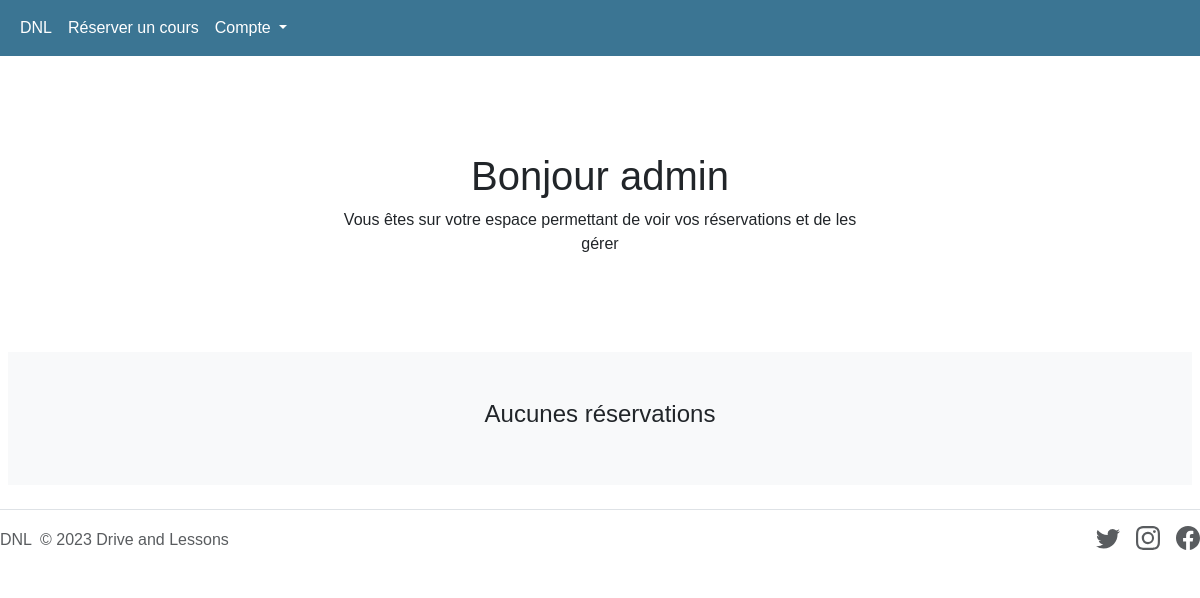
Before: /Reservations (signed in) with the older database file.
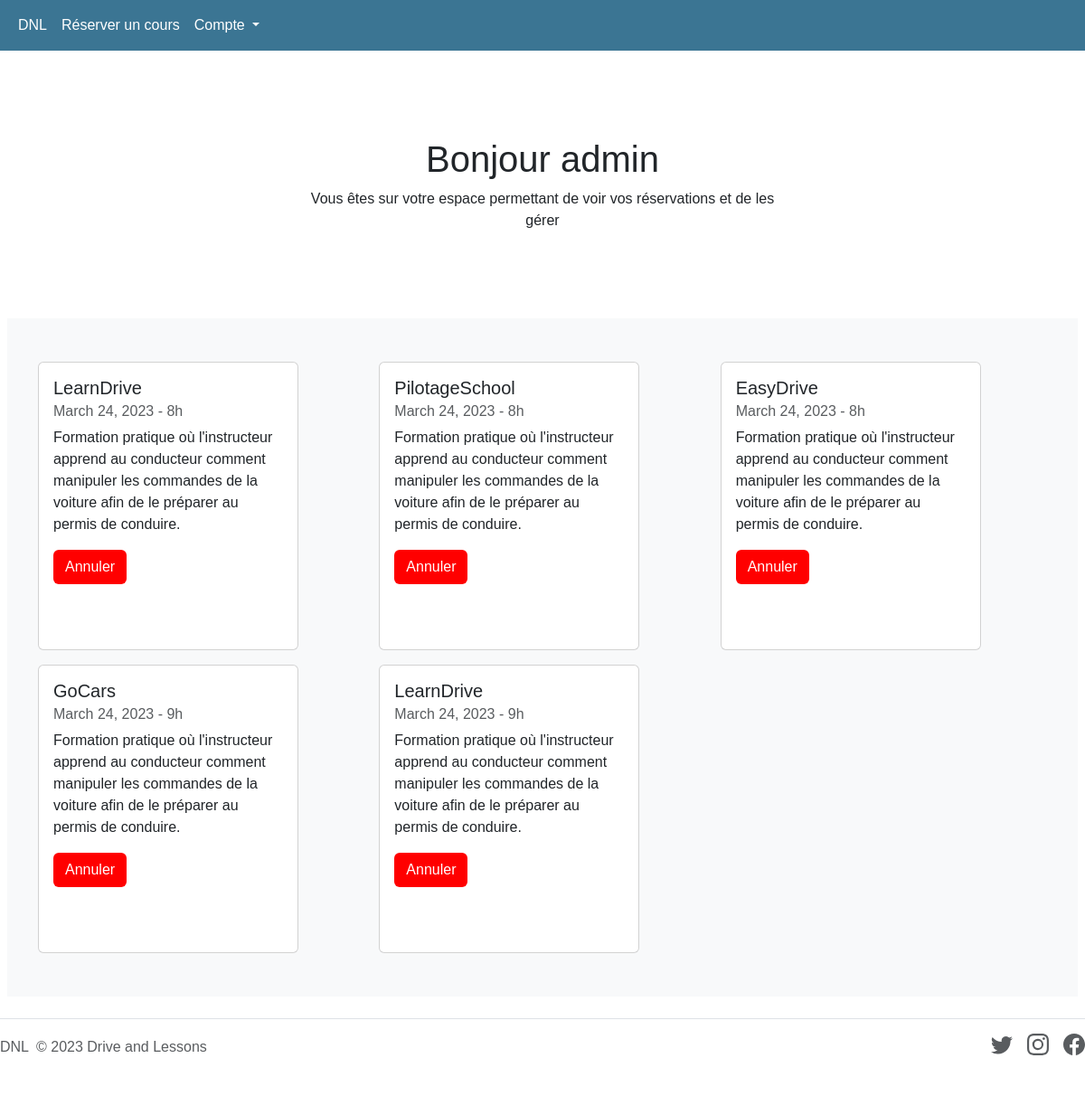
After: the same page with the newer database file.
### pilotageSchool/models.py (models this page shows, shortened)
class Reservation(models.Model):
    TIME_CHOICES = (
        ("8h", "8h-9h"),
        ("9h", "9h-10h"),
        ("10h", "10h-11h"),
        ("11h", "11h-12h"),
        ("14h", "14h-15h"),
        ("15h", "15h-16h"),
        ("16h", "16h-17h"),
        ("17h", "17h-18h"),
    )
    user = models.ForeignKey(settings.AUTH_USER_MODEL, on_delete=models.CASCADE)
    school = models.ForeignKey(School, on_delete=models.CASCADE)
    date = models.DateField(default=datetime.now, blank=True)
    time = models.CharField(max_length=50, choices=TIME_CHOICES)

class School(models.Model):
    id = models.AutoField(primary_key=True)
    name = models.CharField(max_length=200)
    address = models.CharField(max_length=200)
    phone = models.CharField(max_length=10)

### pilotageSchool/views.py (the view)
# urls.py: path('Reservations', views.reservations_pages, name='Reservations'),
def reservations_pages(request):
    reservations = Reservation.objects.filter(user=request.user)
    if request.method == 'POST':
        booking = Reservation.objects.filter(id=request.POST.get("id"))
        booking.delete()
        messages.success(request, "Votre annulation a été prise en compte!")
        return redirect("Reservations")
    else:
        return render(request, 'templates/reservations.html', {'reservations': reservations})

### pilotageSchool/templates/reservations.html (shortened to what this page needs)
<!doctype html>
<html lang="en">
<head>
    <link href="https://cdn.jsdelivr.net/npm/bootstrap@5.3.0-alpha1/dist/css/bootstrap.min.css" rel="stylesheet">
    <link rel="stylesheet" href="https://cdnjs.cloudflare.com/ajax/libs/font-awesome/4.7.0/css/font-awesome.min.css">
</head>
<body>
    {% include 'navbar.html' %}
    {% if user.is_authenticated %}
    {% if user.groups.all %}
    {% for group in user.groups.all %}
    {% if group.name == 'schools' %}
    <main>
      <section class="py-5 text-center container">
        <div class="row py-lg-5">
          <div class="col-lg-6 col-md-8 mx-auto">
            <h1 class="fw-light">Bonjour {{ user.username }}</h1>
              <p class="card-text">Vous êtes sur votre espace permettant de voir les réservations des clients.</p>
          </div>
        </div>
      </section>
      <div class="album py-5 bg-light">
        <div class="container">
          <div class="row row-cols-1 row-cols-sm-2 row-cols-md-3 g-3">
                {% for reservation in reservations %}
                  {% if reservation.school.name == user.username %}
                        <div class="col">
                            <div class="card" style="width: 18rem;">
                              <div class="card-body">
                                <h5 class="card-title">{{ reservation.user }}</h5>
                                <h6 class="card-subtitle mb-2 text-muted">{{ reservation.date }} - {{ reservation.time }}</h6>
                                <p class="card-text">Formation pratique où l'instructeur apprend au conducteur comment manipuler les commandes de la voiture afin de le préparer au permis de conduire.</p>
                              </div>
                            </div>
                        </div>
                    {% endif %}
                {% endfor %}
          </div>
        </div>
      </div>
    </main>
    {% endif %}
    {% endfor %}
    {% else %}
    <main>
      <section class="py-5 text-center container">
        <div class="row py-lg-5">
          <div class="col-lg-6 col-md-8 mx-auto">
            <h1 class="fw-light">Bonjour {{ user.username }}</h1>
              <p class="card-text">Vous êtes sur votre espace permettant de voir vos réservations et de les gérer</p>
          </div>
        </div>
      </section>
        <form method="post"  class="me-2 ms-2" required>
              <div class="album py-5 bg-light">
                <div class="container">
                  <div class="row row-cols-1 row-cols-sm-2 row-cols-md-3 g-3">
                      {% if reservations%}
                        {% for reservation in reservations %}
                                <div class="col">
                                    <div class="card" style="width: 18rem;">
                                      <div class="card-body">
                                        <h5 class="card-title">{{ reservation.school.name }}</h5>
                                        <h6 class="card-subtitle mb-2 text-muted">{{ reservation.date }} - {{ reservation.time }}</h6>
                                        <p class="card-text">Formation pratique où l'instructeur apprend au conducteur comment manipuler les commandes de la voiture afin de le préparer au permis de conduire.</p>
                                          <button type="submit" class="btn text-white" style="background-color: red;">Annuler</button>
                                      </div>
                                    </div>
                                </div>
                        {% endfor %}
                        {% else %}
                            <div class="col-lg-6 col-md-8 mx-auto text-center">
                                  <h4>Aucunes réservations</h4>
                              </div>
                        {% endif %}
                  </div>
                </div>
              </div>
        </form>
    </main>
    {% endif %}
    {% endif %}
    {% include 'footer.html' %}
</body>
</html>

### pilotageSchool/templates/navbar.html (shortened to what this page needs)
<header>
  <nav class="navbar navbar-dark navbar-expand-lg">
    <div class="container-fluid">
      <div class="collapse navbar-collapse" id="navbarText">
        <ul class="navbar-nav me-auto mb-2 mb-lg-0">
          <li class="nav-item">
            <a class="nav-link active" aria-current="page" href="{% url 'index' %}">DNL</a>
          </li>
          <li class="nav-item">
            <a class="nav-link active" aria-current="page" href="{% url 'index' %}">Réserver un cours</a>
          </li>
            {% if user.is_authenticated %}
                        <li class="nav-item dropdown">
                            <a class="nav-link dropdown-toggle active" href="#" role="button" data-bs-toggle="dropdown">
                              Compte
                            </a>
                        </li>
            {% endif %}
        </ul>
      </div>
    </div>
  </nav>
</header>

### pilotageSchool/templates/footer.html (shortened to what this page needs)
<footer class="d-flex flex-wrap justify-content-between align-items-center py-3 my-4 border-top">
        <div class="col-md-4 d-flex align-items-center">
          <a href="/" class="mb-3 me-2 mb-md-0 text-muted text-decoration-none lh-1">
            DNL
          </a>
          <span class="mb-3 mb-md-0 text-muted">&copy; 2023 Drive and Lessons</span>
        </div>
        <ul class="nav col-md-4 justify-content-end list-unstyled d-flex">
          <li class="ms-3"><a class="text-muted" href="#"><svg class="bi" width="24" height="24"><use xlink:href="#twitter"/></svg></a></li>
          <li class="ms-3"><a class="text-muted" href="#"><svg class="bi" width="24" height="24"><use xlink:href="#instagram"/></svg></a></li>
          <li class="ms-3"><a class="text-muted" href="#"><svg class="bi" width="24" height="24"><use xlink:href="#facebook"/></svg></a></li>
        </ul>
</footer>

### pilotageSchool/templates/reservations.html (style rules this page uses)
body { font-family: 'Optima', sans-serif; }
.bi { vertical-align: -.125em; fill: currentColor; }
.navbar, .btn { background-color: rgba(10, 83, 121, 0.8); color: white }

Changed rows visible on the page:
added Reservation: school.name "LearnDrive", date "March 24, 2023", time "8h"
added Reservation: school.name "PilotageSchool", date "March 24, 2023", time "8h"
added Reservation: school.name "EasyDrive", date "March 24, 2023", time "8h"
added Reservation: school.name "GoCars", date "March 24, 2023", time "9h"
added Reservation: school.name "LearnDrive", date "March 24, 2023", time "9h"
Other visible differences:
text no longer shown: "Aucunes réservations"
